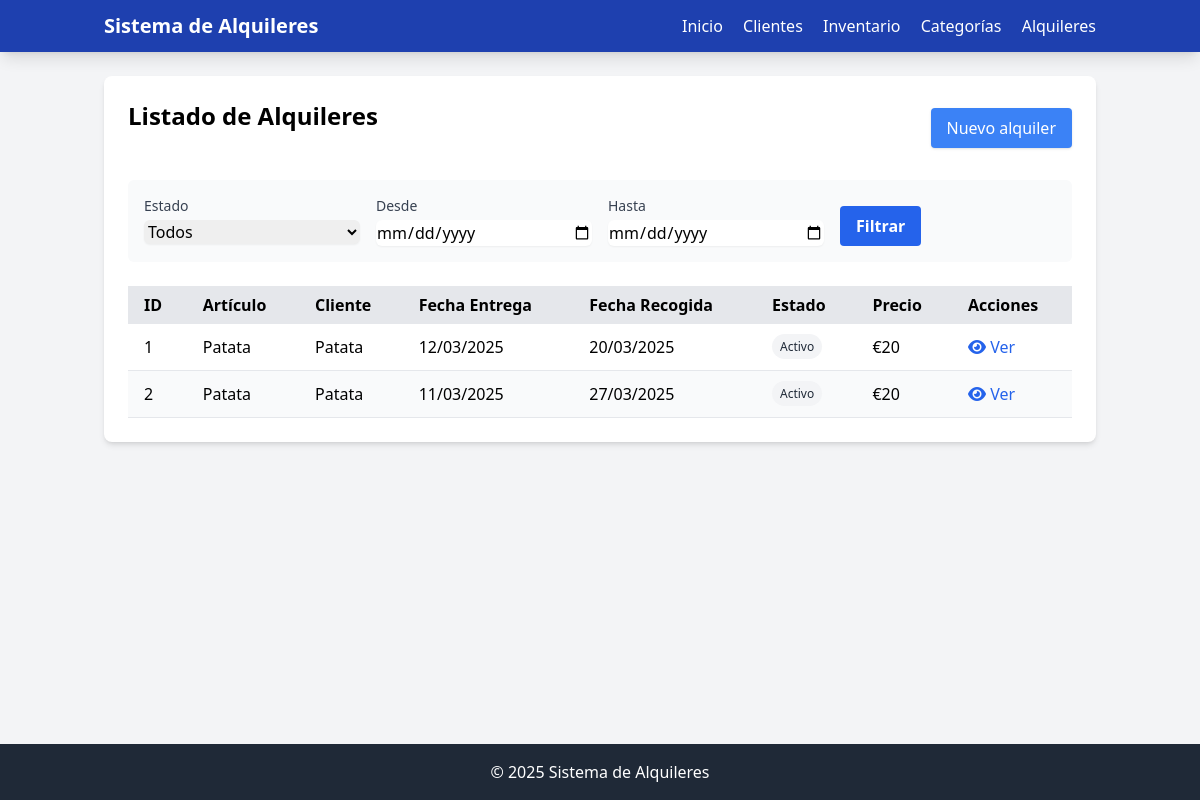
/alquileres, run on the app's committed database.
### app.py (models this page shows, shortened)
class Alquiler(db.Model):
    id = db.Column(db.Integer, primary_key=True)
    inventario_id = db.Column(db.Integer, db.ForeignKey('inventario.id'), nullable=False)
    inventario = db.relationship('Inventario', backref=db.backref('alquileres', lazy=True))
    cliente_id = db.Column(db.Integer, db.ForeignKey('cliente.id'), nullable=False)
    cliente = db.relationship('Cliente', backref=db.backref('alquileres', lazy=True))
    fecha_entrega = db.Column(db.Date, nullable=False)
    fecha_recojida = db.Column(db.Date, nullable=False)
    estado = db.Column(db.String(100), nullable=False)  # Corregido: Era "Estado" (inconsistente)
    precio = db.Column(db.Integer, nullable=False)

class Inventario(db.Model):
    id = db.Column(db.Integer, primary_key=True)
    nombre = db.Column(db.String(100), nullable=True)
    cliente_id = db.Column(db.Integer, db.ForeignKey('cliente.id'), nullable=True)
    cliente = db.relationship('Cliente', backref=db.backref('inventarios', lazy=True))
    estado = db.Column(db.String(100), nullable=False)
    categoria_id = db.Column(db.Integer, db.ForeignKey('categoria.id', ondelete='CASCADE'), nullable=False)  # <- Asegurar la clave foránea
    categoria = db.relationship('Categoria', backref=db.backref('inventarios', lazy=True))  # <- Definir la relación correctamente
    precio = db.Column(db.Integer, nullable=False)
    numero_serie_f = db.Column(db.String(100), nullable=False)  # Numero de serie del fabricante
    numero_serie_i = db.Column(db.String(100), nullable=False)  # Numero de serie interno
    observaciones = db.Column(db.String(255), nullable=True)  # Observaciones opcionales

class Cliente(db.Model):
    id = db.Column(db.Integer, primary_key=True)
    nombre = db.Column(db.String(100), nullable=False)
    email = db.Column(db.String(200), nullable=False)
    dni = db.Column(db.String(100), nullable=False)
    telefono = db.Column(db.String(100), nullable=False)
    id_cliente = db.Column(db.Integer, db.ForeignKey('cliente.id'), nullable=True)  # Si es jerárquico
    nombre_cliente = db.relationship('Cliente', remote_side=[id], backref=db.backref('subclientes', lazy=True))
    prioridad = db.Column(db.String(100), nullable=False)

### app.py (the view, shortened to what this page needs)
@app.route('/alquileres', methods=['GET', 'POST'])
def ver_alquileres():
    form = FilterForm()
    query = Alquiler.query
    alquileres = query.order_by(Alquiler.fecha_entrega.desc()).all()
    clientes = Cliente.query.all()
    inventarios = Inventario.query.all()
    return render_template('alquileres.html', alquileres=alquileres, form=form,clientes=clientes, inventarios=inventarios)

### app.py
class FilterForm(FlaskForm):
    estado = SelectField('Estado', choices=[
        ('', 'Todos'),
        ('Pendiente', 'Pendiente'),
        ('Entregado', 'Entregado'),
        ('Devuelto', 'Devuelto'),
        ('Cancelado', 'Cancelado')
    ])
    fecha_desde = DateField('Desde', format='%Y-%m-%d', validators=[], render_kw={"type": "date"})
    fecha_hasta = DateField('Hasta', format='%Y-%m-%d', validators=[], render_kw={"type": "date"})
    submit = SubmitField('Filtrar')

### app.py (called while the page is built)
@app.template_filter('date_format')
def date_format(value):
    if value:
        return value.strftime('%d/%m/%Y')
    return ''

@app.context_processor
def utility_processor():
        def productos_por_categoria(categoria_id):
            return Inventario.query.filter_by(categoria_id=categoria_id).count()
        return dict(productos_por_categoria=productos_por_categoria)

### templates/alquileres.html (shortened to what this page needs)
<html lang="es">
<head>
    <script src="https://cdn.tailwindcss.com"></script>
    <link rel="stylesheet" href="https://cdnjs.cloudflare.com/ajax/libs/font-awesome/6.0.0-beta3/css/all.min.css">
</head>
<body class="bg-gray-100 min-h-screen flex flex-col">
    <nav class="bg-blue-800 text-white shadow-lg">
        <div class="container mx-auto px-4 py-3">
            <div class="flex justify-between items-center">
                <a href="{{ url_for('inicio') }}" class="text-xl font-bold">Sistema de Alquileres</a>
                <div class="space-x-4">
                    <a href="{{ url_for('inicio') }}" class="hover:text-blue-200">Inicio</a>
                    <a href="{{ url_for('ver_clientes') }}" class="hover:text-blue-200">Clientes</a>
                    <a href="{{ url_for('ver_inventario') }}" class="hover:text-blue-200">Inventario</a>
                    <a href="{{ url_for('ver_categorias') }}" class="hover:text-blue-200">Categorías</a>
                    <a href="{{ url_for('ver_alquileres') }}" class="hover:text-blue-200">Alquileres</a>
                </div>
            </div>
        </div>
    </nav>
    <main class="container mx-auto px-4 py-6 flex-grow">
<div class="bg-white rounded-lg shadow-md p-6">
    <div class="flex justify-between items-center mb-6">
    <h1 class="text-2xl font-bold mb-6">Listado de Alquileres</h1>
    <button id="btn-open-alquiler" class="bg-blue-500 hover:bg-blue-600 text-white font-medium py-2 px-4 rounded shadow transition duration-200">
        Nuevo alquiler
    </button>
</div>
    <div class="mb-6">
        <form method="POST" class="bg-gray-50 p-4 rounded-md">
            <div class="grid grid-cols-1 md:grid-cols-4 gap-4">
                <div>
                    <label class="block text-sm font-medium text-gray-700 mb-1">{{ form.estado.label }}</label>
                    {{ form.estado(class="w-full rounded-md border-gray-300 shadow-sm focus:border-blue-500 focus:ring focus:ring-blue-500 focus:ring-opacity-50") }}
                </div>
                <div>
                    <label class="block text-sm font-medium text-gray-700 mb-1">{{ form.fecha_desde.label }}</label>
                    {{ form.fecha_desde(class="w-full rounded-md border-gray-300 shadow-sm focus:border-blue-500 focus:ring focus:ring-blue-500 focus:ring-opacity-50") }}
                </div>
                <div>
                    <label class="block text-sm font-medium text-gray-700 mb-1">{{ form.fecha_hasta.label }}</label>
                    {{ form.fecha_hasta(class="w-full rounded-md border-gray-300 shadow-sm focus:border-blue-500 focus:ring focus:ring-blue-500 focus:ring-opacity-50") }}
                </div>
                <div class="flex items-end">
                    {{ form.submit(class="bg-blue-600 hover:bg-blue-700 text-white font-bold py-2 px-4 rounded focus:outline-none focus:shadow-outline") }}
                </div>
            </div>
        </form>
    </div>
    <div class="overflow-x-auto">
        <table class="w-full table-auto">
            <thead class="bg-gray-200">
                <tr>
                    <th class="px-4 py-2 text-left">ID</th>
                    <th class="px-4 py-2 text-left">Artículo</th>
                    <th class="px-4 py-2 text-left">Cliente</th>
                    <th class="px-4 py-2 text-left">Fecha Entrega</th>
                    <th class="px-4 py-2 text-left">Fecha Recogida</th>
                    <th class="px-4 py-2 text-left">Estado</th>
                    <th class="px-4 py-2 text-left">Precio</th>
                    <th class="px-4 py-2 text-left">Acciones</th>
                </tr>
            </thead>
            <tbody>
                {% for alquiler in alquileres %}
                <tr class="{% if loop.index % 2 == 0 %}bg-gray-50{% else %}bg-white{% endif %} hover:bg-gray-100">
                    <td class="px-4 py-3 border-b">{{ alquiler.id }}</td>
                    <td class="px-4 py-3 border-b">{{ alquiler.inventario.nombre }}</td>
                    <td class="px-4 py-3 border-b">{{ alquiler.cliente.nombre }}</td>
                    <td class="px-4 py-3 border-b">{{ alquiler.fecha_entrega|date_format}}</td>
                    <td class="px-4 py-3 border-b">{{ alquiler.fecha_recojida|date_format }}</td>
                    <td class="px-4 py-3 border-b">
                        <span class="px-2 py-1 rounded-full text-xs font-medium
                            {% if alquiler.estado == 'Pendiente' %}bg-yellow-100 text-yellow-800
                            {% elif alquiler.estado == 'Entregado' %}bg-green-100 text-green-800
                            {% elif alquiler.estado == 'Devuelto' %}bg-blue-100 text-blue-800
                            {% elif alquiler.estado == 'Cancelado' %}bg-red-100 text-red-800
                            {% else %}bg-gray-100 text-gray-800{% endif %}">
                            {{ alquiler.estado }}
                        </span>
                    </td>
                    <td class="px-4 py-3 border-b">€{{ alquiler.precio }}</td>
                    <td class="px-4 py-3 border-b">
                        <a href="{{ url_for('ver_alquiler', id=alquiler.id) }}" class="text-blue-600 hover:text-blue-800">
                            <i class="fas fa-eye"></i> Ver
                        </a>
                    </td>
                </tr>
                {% else %}
                <tr>
                    <td colspan="8" class="px-4 py-3 text-center">No hay alquileres disponibles</td>
                </tr>
                {% endfor %}
            </tbody>
        </table>
    </div>
</div>
</main>
{% include 'footer.html' %}
</body>
</html>

### data on the page
Alquiler: id "1", inventario.nombre "Patata", cliente.nombre "Patata", fecha_entrega "12/03/2025", fecha_recojida "20/03/2025", estado "Activo", precio "20"
Alquiler: id "2", inventario.nombre "Patata", cliente.nombre "Patata", fecha_entrega "11/03/2025", fecha_recojida "27/03/2025", estado "Activo", precio "20"
